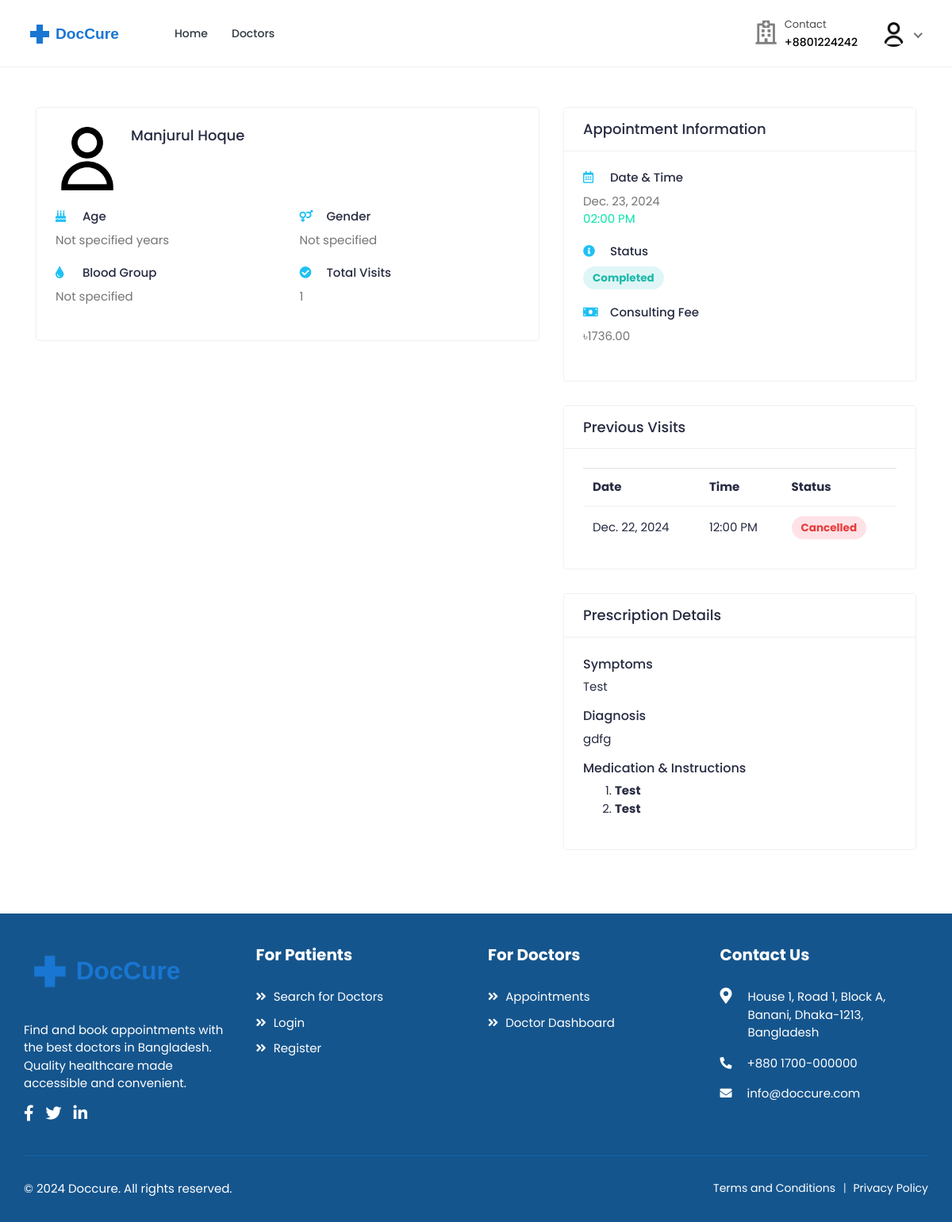
Page /doctors/appointments/1/ (signed in) on the committed database.
### accounts/models.py (models this page shows, shortened)
class User(AbstractUser):
    class RoleChoices(models.TextChoices):
        DOCTOR = "doctor", "Doctor"
        PATIENT = "patient", "Patient"
    username = models.CharField(max_length=30, unique=True)
    role = models.CharField(
        choices=RoleChoices.choices,
        max_length=20,
        default="patient",
        error_messages={"required": "Role must be provided"},
    )
    email = models.EmailField(
        blank=True,
        error_messages={
            "unique": "A user with that email already exists.",
        },
    )
    first_name = models.CharField(max_length=150, blank=True)
    last_name = models.CharField(max_length=150, blank=True)
    registration_number = models.IntegerField(null=True, blank=True)
    USERNAME_FIELD = "username"
    REQUIRED_FIELDS = []
    objects = CustomUserManager()
    def get_full_name(self):
        full_name = "%s %s" % (self.first_name, self.last_name)
        return full_name.strip() or self.username

class Profile(models.Model):
    user = models.OneToOneField(
        User, on_delete=models.CASCADE, related_name="profile"
    )
    avatar = models.ImageField(
        default="defaults/user.png", upload_to=profile_photo_directory_path
    )
    phone = models.CharField(max_length=20, blank=True, null=True)
    dob = models.DateField(blank=True, null=True)
    about = models.TextField(blank=True, null=True)
    specialization = models.CharField(max_length=255, blank=True, null=True)
    gender = models.CharField(
        max_length=10,
        choices=[("male", "Male"), ("female", "Female"), ("other", "Other")],
        blank=True,
    )
    address = models.TextField(blank=True, null=True)
    city = models.CharField(max_length=100, blank=True)
    state = models.CharField(max_length=100, blank=True)
    postal_code = models.CharField(max_length=20, blank=True)
    country = models.CharField(max_length=100, blank=True)
    price_per_consultation = models.DecimalField(
        max_digits=10, decimal_places=2, null=True, blank=True
    )
    is_available = models.BooleanField(default=True)
    blood_group = models.CharField(
        max_length=5,
        choices=[
            ("A+", "A+"),
            ("A-", "A-"),
            ("B+", "B+"),
            ("B-", "B-"),
            ("O+", "O+"),
            ("O-", "O-"),
            ("AB+", "AB+"),
            ("AB-", "AB-"),
        ],
        blank=True,
        null=True,
    )
    allergies = models.TextField(blank=True, null=True)
    medical_conditions = models.TextField(blank=True, null=True)
    @property
    def image(self):
        return (
            self.avatar.url
            if self.avatar.storage.exists(self.avatar.name)
            else "{}defaults/user.png".format(settings.MEDIA_URL)
        )

### bookings/models.py (models this page shows, shortened)
class Booking(models.Model):
    doctor = models.ForeignKey(
        settings.AUTH_USER_MODEL,
        on_delete=models.CASCADE,
        related_name="appointments",
        limit_choices_to={"role": "doctor"},
    )
    patient = models.ForeignKey(
        settings.AUTH_USER_MODEL,
        on_delete=models.CASCADE,
        related_name="patient_appointments",
        limit_choices_to={"role": "patient"},
    )
    appointment_date = models.DateField()
    appointment_time = models.TimeField()
    booking_date = models.DateTimeField(auto_now_add=True)
    status = models.CharField(
        max_length=20,
        choices=[
            ("pending", "Pending"),
            ("confirmed", "Confirmed"),
            ("completed", "Completed"),
            ("cancelled", "Cancelled"),
            ("no_show", "No Show"),
        ],
        default="pending",
    )
    class Meta:
        ordering = ["-appointment_date", "-appointment_time"]
        unique_together = ["doctor", "appointment_date", "appointment_time"]

class Prescription(models.Model):
    booking = models.OneToOneField(
        "Booking", on_delete=models.CASCADE, related_name="prescription"
    )
    doctor = models.ForeignKey(
        "accounts.User",
        on_delete=models.CASCADE,
        related_name="prescriptions_given",
    )
    patient = models.ForeignKey(
        "accounts.User",
        on_delete=models.CASCADE,
        related_name="prescriptions_received",
    )
    symptoms = models.TextField()
    diagnosis = models.TextField()
    medications = RichTextField()
    notes = models.TextField(blank=True)
    created_at = models.DateTimeField(auto_now_add=True)
    updated_at = models.DateTimeField(auto_now=True)
    class Meta:
        ordering = ["-created_at"]

### doctors/views.py (the view)
class AppointmentDetailView(DoctorRequiredMixin, DetailView):
    model = Booking
    template_name = "doctors/appointment-detail.html"
    context_object_name = "appointment"
    def get_context_data(self, **kwargs):
        context = super().get_context_data(**kwargs)
        patient = self.object.patient
        context["patient_history"] = (
            Booking.objects.select_related("doctor", "doctor__profile")
            .filter(
                doctor=self.request.user,
                patient=patient,
                appointment_date__lt=self.object.appointment_date,
            )
            .order_by("-appointment_date", "-appointment_time")
        )
        context["total_visits"] = Booking.objects.filter(
            doctor=self.request.user, patient=patient, status="completed"
        ).count()
        return context

### accounts/managers.py (called while the page is built)
    def get(self, *args, **kwargs):
        return super().select_related("profile").get(*args, **kwargs)

### mixins/custom_mixins.py (called while the page is built)
    def dispatch(self, request, *args, **kwargs):
        if not request.user.is_authenticated:
            return super().dispatch(request, *args, **kwargs)
        if request.user.role != "doctor":
            return self.handle_no_permission()
        return super().dispatch(request, *args, **kwargs)

### templates/doctors/appointment-detail.html (shortened to what this page needs)
{% extends 'base.html' %}
{% load static %}
{% block content %}
<div class="content">
    <div class="container">
        <div class="row">
            <div class="col-md-7">
                <div class="card">
                    <div class="card-body">
                        <div class="booking-doc-info">
                            <a href="#" class="booking-doc-img">
                                <img src="{{ appointment.patient.profile.image }}" alt="Patient Image">
                            </a>
                            <div class="booking-info">
                                <h4>{{ appointment.patient.get_full_name }}</h4>
                            </div>
                        </div>
                        <div class="patient-info mt-4">
                            <div class="row">
                                <div class="col-md-6">
                                    <div class="info-block">
                                        <h5><i class="fas fa-birthday-cake"></i> Age</h5>
                                        <p>{{ appointment.patient.profile.age|default:"Not specified" }} years</p>
                                    </div>
                                </div>
                                <div class="col-md-6">
                                    <div class="info-block">
                                        <h5><i class="fas fa-venus-mars"></i> Gender</h5>
                                        <p>{{ appointment.patient.profile.gender|title|default:"Not specified" }}</p>
                                    </div>
                                </div>
                                <div class="col-md-6">
                                    <div class="info-block">
                                        <h5><i class="fas fa-tint"></i> Blood Group</h5>
                                        <p>{{ appointment.patient.profile.blood_group|default:"Not specified" }}</p>
                                    </div>
                                </div>
                                <div class="col-md-6">
                                    <div class="info-block">
                                        <h5><i class="fas fa-check-circle"></i> Total Visits</h5>
                                        <p>{{ total_visits }}</p>
                                    </div>
                                </div>
                            </div>
                        </div>
                    </div>
                </div>
            </div>
            <div class="col-md-5">
                <div class="card">
                    <div class="card-header">
                        <h4 class="card-title">Appointment Information</h4>
                    </div>
                    <div class="card-body">
                        <div class="info-block">
                            <h5><i class="far fa-calendar-alt"></i> Date & Time</h5>
                            <p>
                                {{ appointment.appointment_date }}<br>
                                <span class="text-primary">{{ appointment.appointment_time|time:"h:i A" }}</span>
                            </p>
                        </div>
                        <div class="info-block">
                            <h5><i class="fas fa-info-circle"></i> Status</h5>
                            <span class="badge badge-pill
                                {% if appointment.status == 'completed' %}bg-info-light{% endif %}">
                                {{ appointment.status|title }}
                            </span>
                        </div>
                        <div class="info-block">
                            <h5><i class="fas fa-money-bill"></i> Consulting Fee</h5>
                            <p>৳{{ appointment.doctor.profile.price_per_consultation }}</p>
                        </div>
                    </div>
                </div>
                {% if patient_history %}
                    <div class="card mt-4">
                        <div class="card-header">
                            <h4 class="card-title">Previous Visits</h4>
                        </div>
                        <div class="card-body">
                            <div class="table-responsive">
                                <table class="table table-hover table-center mb-0">
                                    <thead>
                                        <tr>
                                            <th>Date</th>
                                            <th>Time</th>
                                            <th>Status</th>
                                        </tr>
                                    </thead>
                                    <tbody>
                                        {% for visit in patient_history %}
                                        <tr>
                                            <td>{{ visit.appointment_date }}</td>
                                            <td>{{ visit.appointment_time|time:"h:i A" }}</td>
                                            <td>
                                                <span class="badge badge-pill
                                                    {% if visit.status == 'cancelled' %}bg-danger-light{% endif %}
                                                    {% if visit.status == 'completed' %}bg-info-light{% endif %}">
                                                    {{ visit.status|title }}
                                                </span>
                                            </td>
                                        </tr>
                                        {% endfor %}
                                    </tbody>
                                </table>
                            </div>
                        </div>
                    </div>
                {% endif %}
                {% if appointment.prescription %}
                    <div class="row">
                        <div class="col-md-12">
                            <div class="card">
                                <div class="card-header">
                                    <h4 class="card-title">Prescription Details</h4>
                                </div>
                                <div class="card-body">
                                    <div class="row">
                                        <div class="col-md-12">
                                            <div class="prescription-info">
                                                <h5>Symptoms</h5>
                                                <p>{{ appointment.prescription.symptoms }}</p>
                                                <h5>Diagnosis</h5>
                                                <p>{{ appointment.prescription.diagnosis }}</p>
                                                <h5>Medication & Instructions</h5>
                                                <div>{{ appointment.prescription.medications|safe }}</div>
                                            </div>
                                        </div>
                                    </div>
                                </div>
                            </div>
                        </div>
                    </div>
                {% endif %}
            </div>
        </div>
    </div>
</div>
{% endblock %}

### templates/includes/navbar.html (shortened to what this page needs)
{% load static %}
<header class="header">
    <nav class="navbar navbar-expand-lg header-nav">
        <div class="navbar-header">
            <a href="{% url 'core:home' %}" class="navbar-brand logo">
                <img src="{% static 'assets/img/logo2.svg' %}" class="img-fluid" alt="Logo">
            </a>
        </div>
        <div class="main-menu-wrapper">
            <ul class="main-nav">
                <li {% if request.path == '/' %}class="active"{% endif %}>
                    <a href="{% url 'core:home' %}">Home</a>
                </li>
                <li class="has-submenu{% if request.path == '/doctors/' %} active {% endif %}">
                    <a href="{% url 'doctors:list' %}">Doctors</a>
                </li>
            </ul>
        </div>
        <ul class="nav header-navbar-rht">
            <li class="nav-item contact-item">
                <div class="header-contact-img">
                    <i class="far fa-hospital"></i>
                </div>
                <div class="header-contact-detail">
                    <p class="contact-header">Contact</p>
                    <p class="contact-info-header"> +8801224242</p>
                </div>
            </li>
            {% if not user.is_authenticated %}
                <li class="nav-item">
                    <a class="nav-link header-login" href="{% url 'accounts:login' %}">Login / Signup </a>
                </li>
            {% else %}
                <li class="nav-item dropdown has-arrow logged-item">
                    <a href="#" class="dropdown-toggle nav-link" data-toggle="dropdown">
                        <span class="user-img">
                            <img class="rounded-circle" src="{{ user.profile.image }}" width="31" alt="{{ user.username }}">
                        </span>
                    </a>
                </li>
            {% endif %}
        </ul>
    </nav>
</header>

### templates/doctors/appointment-detail.html (style rules this page uses)
.info-block { margin-bottom: 20px; }
.info-block h5 { color: #272b41; font-size: 15px; margin-bottom: 10px; }
.info-block h5 i { color: #20c0f3; margin-right: 10px; width: 20px; }
.info-block p { color: #757575; margin-bottom: 0; }
.badge { font-size: 0.9em; padding: 8px 12px; }

### rows in the picture
User: profile.image (placeholder picture)
Booking: patient.profile.image (placeholder picture), patient.get_full_name "Manjurul Hoque", patient.profile.age "Not specified", patient.profile.gender "Not specified", patient.profile.blood_group "Not specified", appointment_date "Dec. 23, 2024", appointment_time "02:00 PM", status "Completed", doctor.profile.price_per_consultation "1736.00", prescription.symptoms "Test", prescription.diagnosis "gdfg", prescription.medications "Test Test"
Booking: appointment_date "Dec. 22, 2024", appointment_time "12:00 PM", status "Cancelled"

### other values in the picture
{{ total_visits }} "1"
